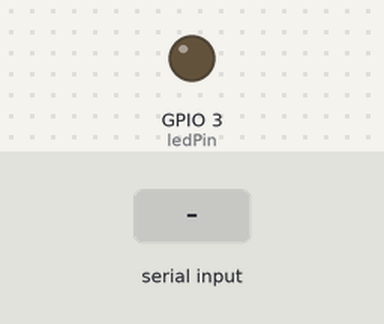
A sketch run on a simulated ESP32. On the bench: output pins drawn as LEDs (lit = HIGH). Inputs (shaded band) come from the test bench.

Above: at 1.2 s.
1.3 s: "2" received over the second serial link
At 2.4 s:
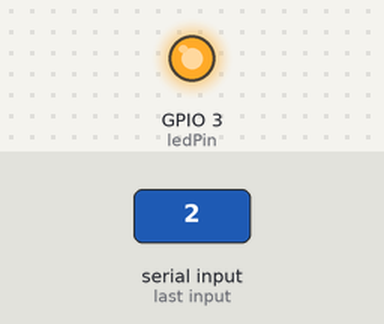
2.8 s: "1" received over the second serial link
At 3.5 s:
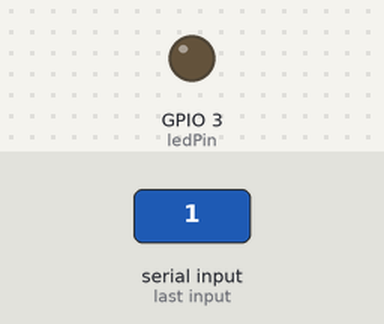
Timing chart, 0 to 5.8 s (numbered marks = the images above; inputs shaded):
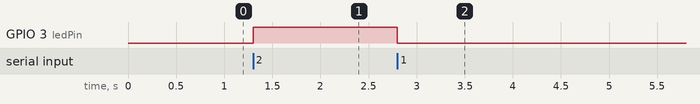

The sketch:

APP_bluetooth_temperatura.ino
```cpp
/*
Fundacion Kinal
Centro Educativo Tecnico Laboral Kinal
Electronica
Grado: Quinto
Seccion: A
Curso: Taller de electronica digital y reparacion de computadoras 1
Nombre: Luis Andres Muñiz Godoy
Carne: 2019127
*/
#include <Ticker.h>
#include <SoftwareSerial.h>
#include <OneWire.h>
#include <DallasTemperature.h>
#define ledPin 3
#define Temperatura 4

void isr_temp();
Ticker isr_accion_temp(isr_temp, 10000);

SoftwareSerial bluetooth(10, 11);
OneWire oneWire(Temperatura);
DallasTemperature sensors(&oneWire);


void setup() {
  pinMode(ledPin, OUTPUT);
  Serial.begin(9600);
  bluetooth.begin(9600);
  sensors.begin();
  isr_accion_temp.start();
}

void loop() {
  if (bluetooth.available()) {
    char infoblue = bluetooth.read();

    if (infoblue == '2') {
      encenderLed();
    } else if (infoblue == '1') {
      apagarLed();
    }
  }
  isr_accion_temp.update();

}

void isr_temp(){
  sensors.requestTemperatures();
  float temperatura = sensors.getTempCByIndex(0);

  bluetooth.print(temperatura);
  bluetooth.println("°C");

}

void encenderLed() {
  digitalWrite(ledPin, HIGH);
}

void apagarLed() {
  digitalWrite(ledPin, LOW);
}
```

Measured:
- after the input at 1.3 s, GPIO 3 (ledPin): LOW → HIGH at once
- after the input at 2.8 s, GPIO 3 (ledPin): HIGH → LOW at once
